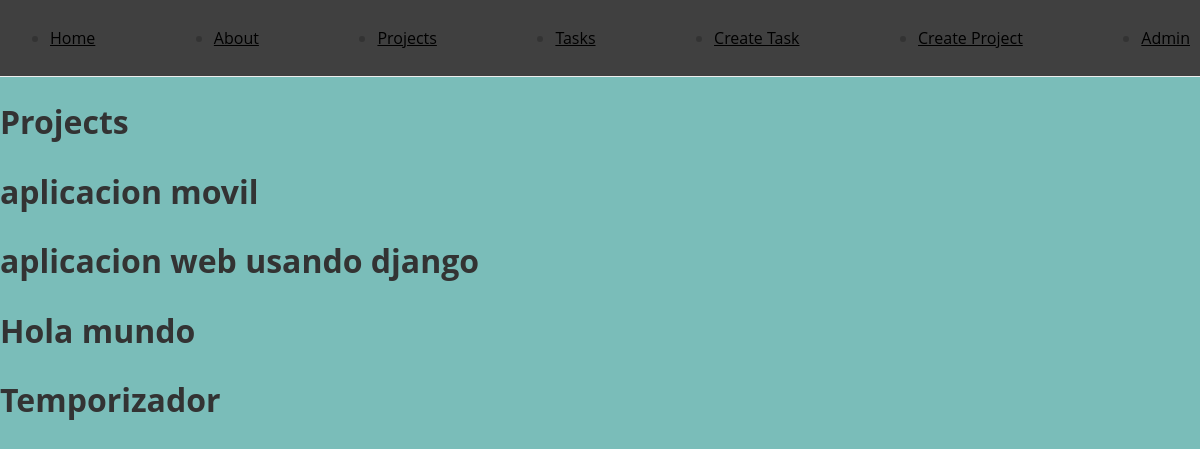
/projects/, run on the app's committed database.
### myapp/models.py (models this page shows, shortened)
class Project(models.Model):
    name = models.CharField(max_length=100)

### myapp/views.py (the view)
# urls.py: path('projects/', views.projects, name="projects"),
def projects(request):
    projects = Project.objects.all()
    return render(request, 'projects/projects.html', {'projects': projects})

### myapp/templates/projects/projects.html
{% extends "layouts/base.html" %}
{% block content %}
<h1>Projects</h1>
{% for project in projects %}
    <div>
        <h1>{{ project.name }} </h1>
    </div>
{% endfor %}
{% endblock %}

### myapp/static/styles/main.css (style rules this page uses)
body { background-color: #7abdb9; font-family: 'Open Sans', sans-serif; font-size: 16px; line-height: 1.5; color: #333; margin: 0; padding: 0; }

### data on the page
Project: name "aplicacion movil"
Project: name "aplicacion web usando django"
Project: name "Hola mundo"
Project: name "Temporizador"
